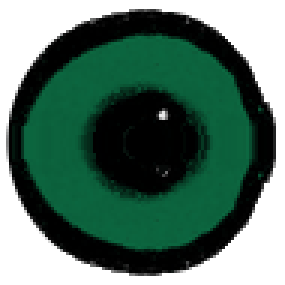
#> input picture img/irisL.png, 95 x 95 px (shown 3 times larger)
$ python build_creature.py ../img/irisL.png ../img/irisR.png
#> lines starting #> are read from the running program, lines starting #| are printed output that depends on the picture
# Prépare les images de la Créature à partir de l'affiche d'origine : un recadrage tel quel,
# et pour chaque oeil un masque du blanc de l'oeil et l'iris d'origine (complété par symétrie).
import sys, json, numpy as np
from PIL import Image
Image.MAX_IMAGE_PIXELS = None
src, out = sys.argv[1], sys.argv[2]
im = Image.open(src).convert('RGB')
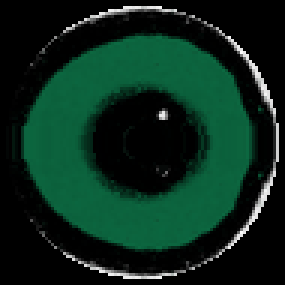
#> im: PIL image 95x95 RGB (shown 3 times larger); mean R, G, B 11.1, 41.9, 28.7
BOX = (736, 5900, 6536, 8760); AW = 2400
c = im.crop(BOX); AH = round(AW * c.height / c.width)
#> after `c = im.crop(BOX)`: c: PIL image 5800x2860 RGB; every value is 0
#> after `AH = round(AW * c.height / c.width)`: AH = 1183
a = c.resize((AW, AH), Image.LANCZOS)
#> a: PIL image 2400x1183 RGB; every value is 0
a.save(out + '/creature.jpg', quality=88, optimize=True, progressive=True)
A = np.asarray(a).astype(int)
#> A: shape (1183, 2400, 3) int64; every value is 0
white = (A.min(axis=2) > 175)
#> white: shape (1183, 2400) bool; every value is 0
# Les deux yeux : grandes zones blanches dans le bas de l'image, de part et d'autre du centre.
ys = slice(int(AH * 0.72), AH)
meta = {'w': AW, 'h': AH, 'eyes': []}
#> meta = {'w': 2400, 'h': 1183, 'eyes': []}
cols = white[ys].sum(axis=0) > 25
runs, start = [], None
for x in range(AW):
    if cols[x] and start is None: start = x
    if not cols[x] and start is not None:
        if x - start > 150: runs.append((start, x))
        start = None
#> after the loop, runs = []
print('runs', runs)
#| runs []
for (x0, x1) in runs[:2] if len(runs) == 2 else sorted(runs, key=lambda r: r[0]-r[1])[:2]:
    sub = white[ys, x0:x1]
    rows = np.where(sub.sum(axis=1) > 5)[0]
    y0 = ys.start + rows[0] - 6; y1 = ys.start + rows[-1] + 8
    x0 -= 6; x1 += 6
    W, H = x1 - x0, y1 - y0
    wh = white[y0:y1, x0:x1]
    top = np.full(W, -1); bot = np.full(W, -1)
    for x in range(W):
        r = np.where(wh[:, x])[0]
        if len(r) > 3: top[x] = r[0]; bot[x] = r[-1]
    valid = np.where(top >= 0)[0]
    # Ligne du sol : ajustée sur le bas du blanc, loin de l'iris (bords gauche et droit).
    n = len(valid); side = np.concatenate([valid[int(n*0.06):int(n*0.2)], valid[int(n*0.8):int(n*0.94)]])
    k, b = np.polyfit(side, bot[side], 1)
    mask = np.zeros((H, W), bool)
    for x in valid:
        g = int(round(k * x + b)); mask[top[x]:max(g, top[x]) + 1, x] = True
    # Iris : ce qui n'est pas blanc à l'intérieur du masque (légèrement érodé).
    er = mask.copy()
    for _ in range(5):
        e2 = er.copy(); e2[1:] &= er[:-1]; e2[:-1] &= er[1:]; e2[:, 1:] &= er[:, :-1]; e2[:, :-1] &= er[:, 1:]; er = e2
    P = A[y0:y1, x0:x1]
    dark = er & (P.min(axis=2) < 120)
    # plus grande bande de colonnes sombres = iris
    dc = dark.sum(axis=0) > 6; best = (0, 0); s = None
    for x in range(W + 1):
        v = x < W and dc[x]
        if v and s is None: s = x
        if not v and s is not None:
            if x - s > best[1] - best[0]: best = (s, x)
            s = None
    ix0, ix1 = best; r = (ix1 - ix0) / 2; icx = (ix0 + ix1) / 2
    itop = np.where(dark[:, ix0:ix1].sum(axis=1) > 3)[0][0]
    icy = itop + r; ground = k * icx + b
    print('eye', (x0, y0, W, H), 'iris cx,cy,r', round(icx,1), round(icy,1), round(r,1), 'ground@cx', round(ground,1), 'slope', round(k,3))
    # Iris complet : moitié visible + son reflet (le dessin d'origine, simplement complété).
    R = int(round(r)) + 3; S = 2 * R + 1
    spr = np.zeros((S, S, 4), np.uint8)
    cut = min(icy, ground - 2.5)  # dernière ligne fiable au-dessus du sol
    band = max(1.0, icy - cut + 0.5)
    for dy in range(-R, R + 1):
        for dx in range(-R, R + 1):
            d = (dx * dx + dy * dy) ** 0.5
            if d > r + 1.5: continue
            sx, sy, hidden = dx, dy, icy + dy > cut
            if hidden:                           # partie cachée par le sol : même rayon, pris dans la partie visible
                if d <= band: sx, sy = 0, -band
                else:
                    sy = -max(abs(dy), band); sx = (1 if dx >= 0 else -1) * max(0.0, d * d - sy * sy) ** 0.5
            yy, xx = int(round(icy + sy)), int(round(icx + sx))
            if 0 <= yy < H and 0 <= xx < W:
                px = P[yy, xx].copy()
                if d < r * 0.55 and px.min() > 110 and hidden: px = np.array([6, 9, 8])     # le reflet n'est gardé qu'une fois
                edge = min(1.0, max(0.0, (r + 1.5) - d))
                spr[dy + R, dx + R] = [*px, int(255 * edge)]
    # bord extérieur blanc résiduel -> transparent
    for y in range(S):
        for x in range(S):
            d = ((x - R) ** 2 + (y - R) ** 2) ** 0.5
            if d > r * 0.8 and spr[y, x, :3].min() > 150: spr[y, x, 3] = 0
    name = 'L' if x0 < AW / 2 else 'R'
    Image.fromarray(spr, 'RGBA').save(f'{out}/iris{name}.png', optimize=True)
    m = np.zeros((H, W, 4), np.uint8); m[..., :3] = 255; m[..., 3] = mask * 255
    Image.fromarray(m, 'RGBA').save(f'{out}/eye{name}-mask.png', optimize=True)
    sc = P[mask & wh].mean(axis=0).round().astype(int).tolist()
    ring = np.array([P[top[x] - d, x] for x in valid[len(valid)//6:-len(valid)//6] for d in range(5, 12) if top[x] - d >= 0]); lid = np.percentile(ring, 35, axis=0).round().astype(int).tolist()
    tops = [int(top[x]) if top[x] >= 0 else -1 for x in range(W)]
    meta['eyes'].append({'id': name, 'x': int(x0), 'y': int(y0), 'w': int(W), 'h': int(H), 'icx': round(float(icx), 1), 'icy': round(float(min(icy, ground)), 1), 'ir': round(float(r), 1),
                         'top': int(min(t for t in tops if t >= 0)), 'gk': round(float(k), 4), 'gb': round(float(b), 1), 'white': sc, 'lid': lid})
#> this loop made 0 passes
json.dump(meta, open(out + '/creature.json', 'w'))
print(json.dumps(meta))
#| {"w": 2400, "h": 1183, "eyes": []}
